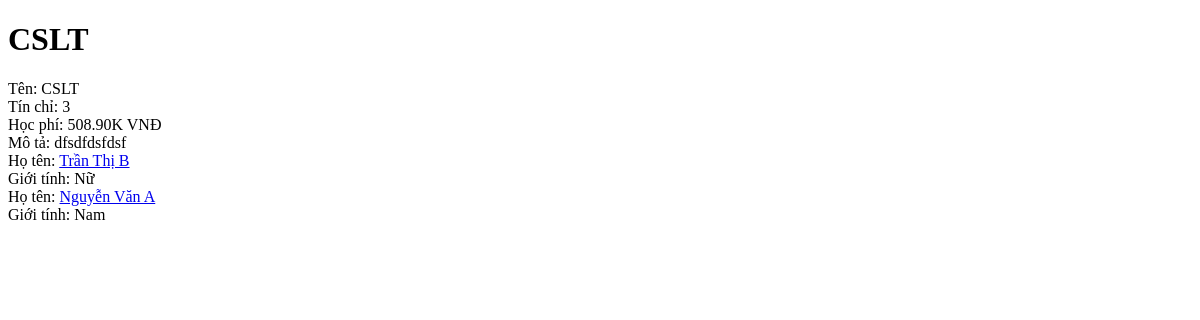
The page /dsmonhoc/3/ on the database as committed earlier.
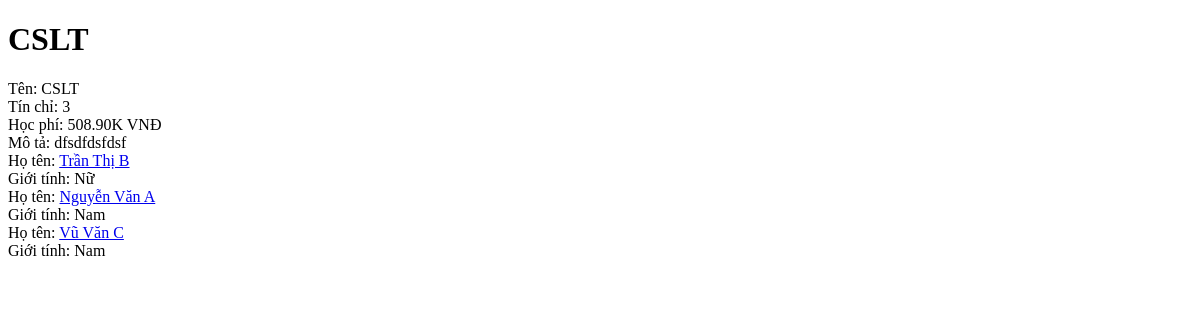
The same page on the database as committed later.
### dkymonhoc/models.py (models this page shows, shortened)
class MonHoc(models.Model):
  ten = models.CharField(max_length=200)
  tin_chi = models.IntegerField()
  hoc_phi = models.DecimalField(max_digits=6, decimal_places=2)
  mo_ta = models.TextField(blank=True)

class DangKyMonHoc(models.Model):
  sinh_vien = models.ForeignKey(SinhVien, on_delete=models.CASCADE, related_name='nhieumonhoc')
  mon_hoc = models.ForeignKey(MonHoc, on_delete=models.CASCADE, related_name='nhieusinhvien')
  huy_dang_ky = models.BooleanField(default=False)

class SinhVien(models.Model):
  ho_ten = models.CharField(max_length=150)
  gioi_tinh = models.CharField(max_length=4, choices=[('Nam', 'Nam'), ('Nữ', 'Nữ')])
  ngay_sinh = models.DateField()
  tai_khoan = models.OneToOneField(User, on_delete=models.CASCADE)
  mon_hoc = models.ManyToManyField(MonHoc, through='DangKyMonHoc')

### dkymonhoc/views.py (the view)
# urls.py: path('dsmonhoc/<int:idmonhoc>/', ctmonhoc),
def ctmonhoc(request, idmonhoc):
  monhoc=get_object_or_404(MonHoc, id=idmonhoc)
  nhieusinhvien = monhoc.nhieusinhvien.all()
  return render(request, 'ctmonhoc.html', {'monhoc': monhoc, 'nhieusinhvien':nhieusinhvien})

### dkymonhoc/templates/ctmonhoc.html (shortened to what this page needs)
<!DOCTYPE html>
<html lang="en">
<head>
</head>
<body>
  <h1>{{ monhoc.ten }}</h1>
  Tên: {{ monhoc.ten }} <br>
  Tín chỉ: {{ monhoc.tin_chi }} <br>
  Học phí: {{ monhoc.hoc_phi }}K VNĐ <br>
  Mô tả: {{ monhoc.mo_ta }} <br>
  {% for sv in nhieusinhvien %}
    Họ tên: <a href="/dssinhvien/{{ sv.sinh_vien.id }}/">{{ sv.sinh_vien.ho_ten }}</a> <br>
    Giới tính: {{ sv.sinh_vien.gioi_tinh }} <br>
  {% endfor %}
</body>
</html>

Rows that differ between the two databases and show on the page:
added DangKyMonHoc: sinh_vien.ho_ten "Vũ Văn C", sinh_vien.gioi_tinh "Nam"
